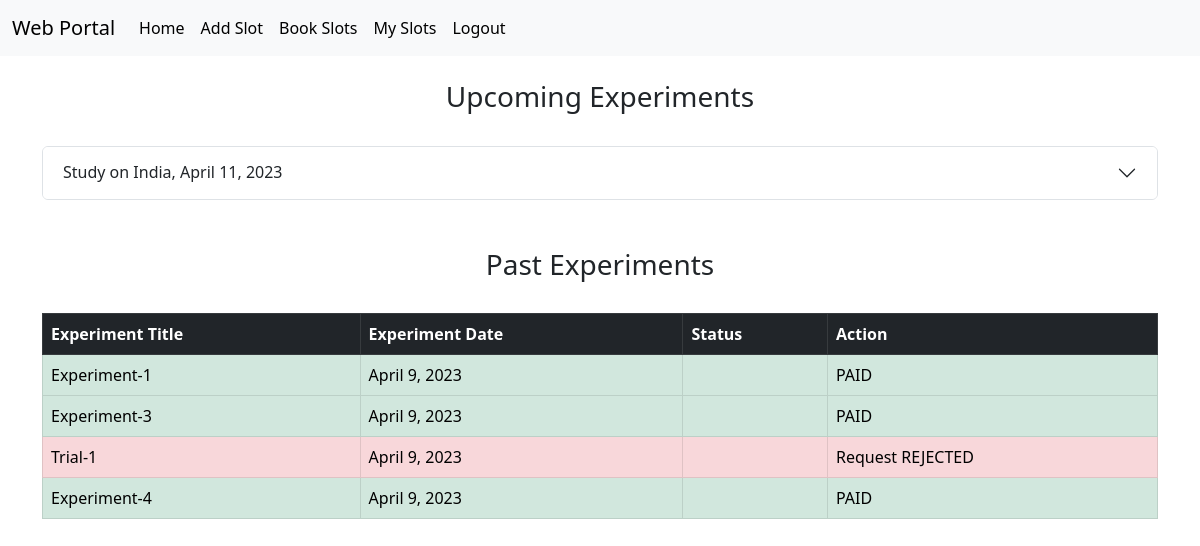
Page /mySlots (signed in) on the committed database.
### App/models.py (models this page shows)
class Slot(models.Model):
    exptTitle = models.CharField(max_length = 50)
    exptDesc = models.CharField(max_length = 100)
    exptDate = models.DateField()
    numberOfSeats = models.IntegerField()
    startTime = models.TimeField()
    endTime = models.TimeField()
    candidateList = models.ManyToManyField(
        User,
        through="Order",
        through_fields=("slot", "candidate"),
    )

class Order(models.Model):
    status_choice= [
        ('pending', 'Pending'),
        ('completed', 'Completed'),
        ('paid ', 'Paid '),
        ('rejected', 'Rejected')
    ]
    candidate = models.ForeignKey(User, on_delete=models.CASCADE)
    slot = models.ForeignKey(Slot, on_delete=models.CASCADE)
    dateBooked = models.DateField()
    exptStatus = models.CharField(max_length=30,choices=status_choice,default='pending')
    isBooked = models.BooleanField(default = False)

### App/views.py (the view)
# urls.py: path('mySlots', views.mySlots, name='mySlots'),
@login_required(login_url='login')
def mySlots(request):
    orders = Order.objects.filter(candidate = request.user)
    upcomingSlots = []
    pastOrders = []
    for order in orders:
        if order.slot.exptDate < datetime.date.today():
            pastOrders.append(order)
        else:
            upcomingSlots.append(order.slot)
    return render(request, "mySlots.html", locals())

### templates/mySlots.html (shortened to what this page needs)
{% extends 'base.html' %} {% block title %}My Slots{% endblock title %}
{% block body %}
<div class="container">
  <br/>
<h3 style="text-align:center">Upcoming Experiments</h3>
<br/>
<div class="accordion" id="accordionExample">
    {% for slot in upcomingSlots %}
    <div class="accordion-item">
      <h2 class="accordion-header">
        <button  class="accordion-button collapsed" type="button" data-bs-toggle="collapse" data-bs-target="#collapse{{slot.id}}" aria-expanded="false" aria-controls="collapse{{slot.id}}" >
          {{slot.exptTitle}}, {{slot.exptDate}}
        </button>
      </h2>
    </div>
    {%endfor %}
</div>
<br/><br/>
<h3 class="text-center">Past Experiments</h3>
<br/>
<table class="table table-hover table-bordered">
    <thead>
  <tr class="table-dark">
    <th>Experiment Title</th>
    <th>Experiment Date</th>
    <th>Status</th>
    <th>Action</th>
  </tr>
</thead>
<tbody>
  {% for order in pastOrders %}
    {% if order.exptStatus == "pending" %}
    <tr class="table-secondary">
        <td>{{order.slot.exptTitle}}</td>
        <td>{{order.slot.exptDate}}</td>
        <td>{{order.exptStatus}}</td>
        <td>
            <form action = "requestCompletion/{{order.id}}" method="POST" id="completeSlot" name="update">
                {% csrf_token %}
                <input type="submit" value = "Initiate Payment Request" class="btn btn-warning">
            </form>
        </td>
    </tr>
    {% elif order.exptStatus == "paid"%}
    <tr class="table-success">
        <td>{{order.slot.exptTitle}}</td>
        <td>{{order.slot.exptDate}}</td>
        <td>{{order.status}}</td>
        <td>PAID</td>
    </tr>
    {% else %}
    <tr class="table-danger">
        <td>{{order.slot.exptTitle}}</td>
        <td>{{order.slot.exptDate}}</td>
        <td>{{order.status}}</td>
        <td>Request REJECTED</td>
    </tr>
    {% endif %}
  {% endfor %}
</tbody>
</table>
</div>
{%endblock body%}

### rows in the picture
Slot: exptTitle "Study on India", exptDate "April 11, 2023"
Order: slot.exptTitle "Experiment-1", slot.exptDate "April 9, 2023"
Order: slot.exptTitle "Experiment-3", slot.exptDate "April 9, 2023"
Order: slot.exptTitle "Trial-1", slot.exptDate "April 9, 2023"
Order: slot.exptTitle "Experiment-4", slot.exptDate "April 9, 2023"
